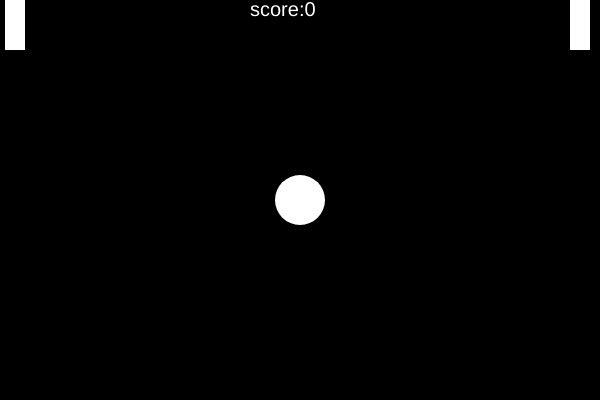
Frame 1 (no input)
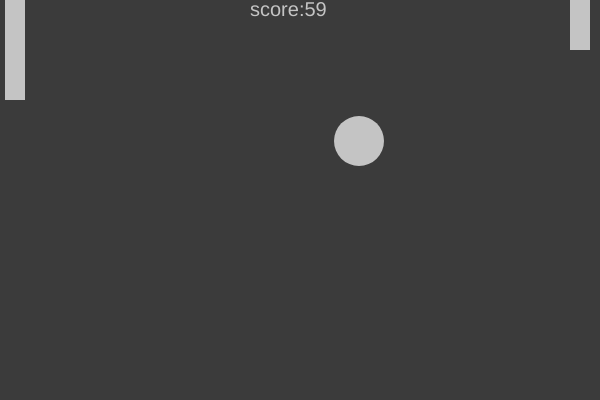
Frame 60 (no input)
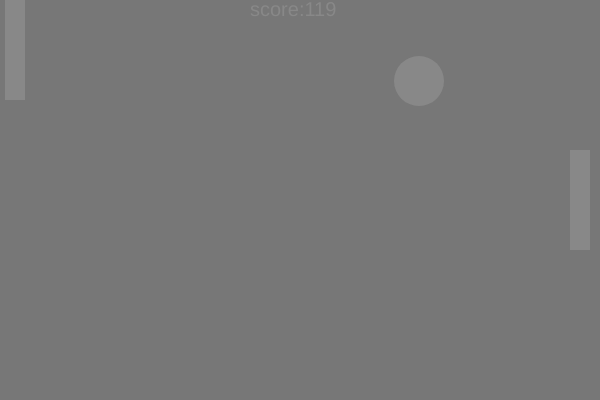
Frame 120 (the mouse pressed at the canvas centre since frame 60)

The p5.js sketch that drew these frames (run headless with seeded random() and noise() and a simulated clock; from frame 60 on, the mouse is pressed at the canvas centre):

// p5.js sketch
// ── sketch.js
//variable declaration
var offset1, offset2;
var circlex, circley;
var score = 0;
var flagx, flagy, speed;
var r, g, b;
var count = 0;
var count_flag = 1;
var score=0;
var factor;
var gameover=false;
//setup function
function setup() {
  factor=1;
  speed = 1;
  flagx = 1;
  flagy = -1;
  r = g = b = 0;//RGB VALUES
  offset1 = offset2 = 0;//y coordinate variable for side blocks
  circlex = 300; // cirle x
  circley = 200;	//  circle y
  createCanvas(600*factor, 400*factor);
}

function draw() 
{
  
  background(count);
  noStroke();
  fill(255 - count);
  ellipse(circlex, circley, 50, 50);
  fill(255-count);
  rectMode(CENTER);
  rect(15, offset1, 20, 100);
  rect(580, offset2, 20, 100);
  fill(255-count);
  textSize(20);
  text("score:"+score,260,10,20,20);
  circlex += flagx*speed;
  circley += flagy*speed;
  if (circlex < 0 || circlex > 600) {	circlex = 300; gameover=true;}
  if (circley > (offset2 - 50) && circley < (offset2 + 50))
    if (circlex == 545) flagx = -1;
	if (circley > (offset1 - 50) && circley < (offset1 + 50))
    if (circlex == 50) flagx = 1;

  if (circley == 25) flagy = 1;
  else if (circley > 375) flagy = -1;
  if (mouseX < width / 2) {
    offset1 = map(mouseY, 0, 400, 50, 350);
    if (mouseY > 400) offset1 = 350;
  } else {
    offset2 = map(mouseY, 0, 400, 50, 350);
    if (mouseY > 400) offset2 = 350;
  }
  print(circlex, circley);
  if (count > 255) {count_flag = -1;}
  else if (count < 0) count_flag = 1;
  count += count_flag;
	if(!gameover)score++;
}
